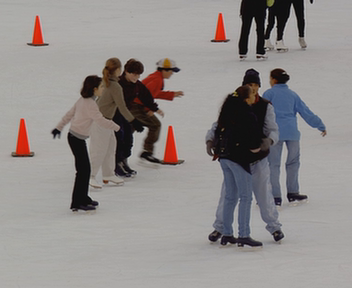
//> input picture testdata/images/001.png, 352 x 288 px
$ ./sift_keypoint_matching ../testdata/images/001.png ../testdata/images/002.png   (built with g++ and OpenCV 4)
//> lines starting //> are read from the running program, lines starting //| are printed output that depends on the picture
### common/imgutils/combine.impl.hpp
//Image combination functions (template implementations)
// Andreas Unterweger, 2016-2022
//This code is licensed under the 3-Clause BSD License. See LICENSE file for details.

#include "common.hpp"

//#include "combine.hpp"

namespace imgutils
{
  template<size_t N>
  cv::Mat CombineImages(const cv::Mat (&images)[N], const CombinationMode mode, const unsigned int border_size) //Comfort version for initializer lists (no need to explicitly specify N)
  {
	  return CombineImages(N, images, mode, border_size);
  }
}

### common/imgutils/combine.hpp
//Image combination functions (header)
// Andreas Unterweger, 2016-2018
//This code is licensed under the 3-Clause BSD License. See LICENSE file for details.

#pragma once

#include <cstddef>

#include <opencv2/core.hpp>

namespace imgutils
{
  using namespace std;

  using namespace cv;

  //Position of combined images
  enum CombinationMode { Horizontal, Vertical };

  //Method to convert difference images
  enum DifferenceConversionMode
  {
    Offset, //Adds 128 to the difference, clipping values below -128 and above 127, respectively
    Absolute, //Calculates absolute differences, i.e., without a sign
    Color //Converts positive differences to red values and negative differences to blue values
  };

  //Concatenates N images (of potentially different sizes and color spaces) horizontally or vertically with black borders between them. If the images differ in size, they are border-filled to the largest width and height across all images.
  template<size_t N>
  Mat CombineImages(const Mat (&images)[N], const CombinationMode mode, const unsigned int border_size = 3);

  //Concatenates N images (of potentially different sizes and color spaces) horizontally or vertically with black borders between them. If the images differ in size, they are border-filled to the largest width and height across all images.
  Mat CombineImages(const size_t N, const Mat images[], const CombinationMode mode, const unsigned int border_size);

  //Subtracts two (unsigned) 8-bit images from one another and returns a (signed) 16-bit difference image
  Mat SubtractImages(const Mat &image1, const Mat &image2);

  //Converts a difference image (with one channel of signed 16-bit values) to illustrate it as an unsigned 8-bit image, e.g., with imshow
  Mat ConvertDifferenceImage(const Mat &difference_image, DifferenceConversionMode mode = Color);
}

#include "combine.impl.hpp"

### common/imgutils/combine.cpp
//Image combination functions
// Andreas Unterweger, 2016-2022
//This code is licensed under the 3-Clause BSD License. See LICENSE file for details.

#include <algorithm>
#include <vector>

#include <opencv2/imgproc.hpp>

#include "common.hpp"
#include "combine.hpp"

namespace imgutils
{
  cv::Mat CombineImages(const size_t N, const cv::Mat images[], const CombinationMode mode, const unsigned int border_size)
  {
    assert(N > 1);
    assert(mode == CombinationMode::Horizontal || mode == CombinationMode::Vertical);
    const bool horizontal = mode == CombinationMode::Horizontal;
    assert(border_size != 0);
    bool grayscale = true; //Assume gray-scale images
    cv::Size max_size(0, 0);
    for (size_t i = 0; i < N; i++)
    {
      auto &image = images[i];
      assert(image.type() == CV_8UC1 || image.type() == CV_8UC3);
      if (grayscale && image.type() == CV_8UC3) //If at least one image uses a format which supports colors, all others will be converted later
        grayscale = false;
      max_size.width = std::max(image.cols, max_size.width); //Use the largest image dimension
      max_size.height = std::max(image.rows, max_size.height);
    }
    const cv::Mat black_bar(horizontal ? max_size.height : border_size, horizontal ? border_size : max_size.width, grayscale ? CV_8UC1 : CV_8UC3, grayscale ? cv::Scalar(0) : cv::Scalar(0, 0, 0));
    std::vector<cv::Mat> image_parts(2 * N - 1);
    for (size_t i = 0; i < N; i++)
    {
      cv::Mat current_image(images[i]);
      if (!grayscale && current_image.type() == CV_8UC1) //Image needs to be converted into a format which supports colors
      {
        cv::Mat new_image;
        cv::cvtColor(current_image, new_image, cv::COLOR_GRAY2BGR);
        current_image = new_image;
      }
      if (current_image.size() != max_size) //Image needs to be resized
      {
        cv::Mat new_image(max_size, grayscale ? CV_8UC1 : CV_8UC3, grayscale ? cv::Scalar(0) : cv::Scalar(0, 0, 0));
        current_image.copyTo(new_image(cv::Rect(cv::Point(), current_image.size()))); //Copy old image into top-left corner of new image
        current_image = new_image;
      }
      image_parts[2 * i] = current_image;
      if (i != N - 1) //No black bar after last image
        image_parts[2 * i + 1] = black_bar;
    }
    cv::Mat combined_image;
    /*constexpr auto horizontal_combination_function = static_cast<void (*)(const cv::Mat*, size_t, cv::OutputArray)>(cv::hconcat);
    constexpr auto vertical_combination_function = static_cast<void (*)(const cv::Mat*, size_t, cv::OutputArray)>(cv::vconcat);
    (horizontal ? horizontal_combination_function : vertical_combination_function)(image_parts.data(), image_parts.size(), combined_image);*/
    if (horizontal)
      cv::hconcat(image_parts.data(), image_parts.size(), combined_image);
    else
      cv::vconcat(image_parts.data(), image_parts.size(), combined_image);
    return combined_image;
  }

  // [50 lines left out: functions SubtractImages, ConvertDifferenceImage, not called in this run]
}

### feature_detection/sift_keypoint_matching.cpp
//Illustration of SIFT keypoint matching
// Andreas Unterweger, 2017-2022
//This code is licensed under the 3-Clause BSD License. See LICENSE file for details.

#include <iostream>
#include <vector>

#include <opencv2/core.hpp>
#include <opencv2/highgui.hpp>
#include <opencv2/features2d.hpp>

#include "combine.hpp"

struct match_data
{
  const cv::Mat first_image;
  const std::vector<cv::KeyPoint> first_keypoints;
  const cv::Mat second_image;
  const std::vector<cv::KeyPoint> second_keypoints;
  const std::vector<cv::DMatch> matches;

  const std::string window_name;

  match_data(const cv::Mat &first_image, const std::vector<cv::KeyPoint> &first_keypoints, const cv::Mat &second_image, const std::vector<cv::KeyPoint> &second_keypoints, const std::vector<cv::DMatch> &matches, const std::string &window_name)
   : first_image(first_image), first_keypoints(first_keypoints), second_image(second_image), second_keypoints(second_keypoints), matches(matches),
     window_name(window_name) {}
};

static void DetectFeatures(const cv::Mat &image, std::vector<cv::KeyPoint> &keypoints)
{
  auto feature_detector = cv::SIFT::create();
  feature_detector->detect(image, keypoints);
}

static void ExtractDescriptors(const cv::Mat &image, std::vector<cv::KeyPoint> &keypoints, cv::Mat &descriptors)
{
  auto extractor = cv::SIFT::create();
  extractor->compute(image, keypoints, descriptors);
}

static void FilterMatches(const std::vector<std::vector<cv::DMatch>> matches, std::vector<cv::DMatch> &filtered_matches)
{
  const double second_to_first_match_distance_ratio = 0.8; //From Lowe's 2004 paper
  for (const auto &match : matches)
  {
    assert(match.size() == 2);
    if (match[0].distance < second_to_first_match_distance_ratio * match[1].distance) //Only keep "good" matches, i.e., those where the second candidate is significantly worse than the first
      filtered_matches.push_back(match[0]);
  }
}

static void MatchFeatures(const cv::Mat &first_descriptors, const cv::Mat &second_descriptors, std::vector<cv::DMatch> &filtered_matches)
{
  cv::BFMatcher matcher;
  std::vector<std::vector<cv::DMatch>> matches;
  matcher.knnMatch(first_descriptors, second_descriptors, matches, 2); //Find the two best matches
  FilterMatches(matches, filtered_matches);
}

static void GetMatches(const cv::Mat &first_image, std::vector<cv::KeyPoint> &first_keypoints, const cv::Mat &second_image, std::vector<cv::KeyPoint> &second_keypoints, std::vector<cv::DMatch> &matches)
{
  cv::Mat first_descriptors, second_descriptors;
  ExtractDescriptors(first_image, first_keypoints, first_descriptors);
  ExtractDescriptors(second_image, second_keypoints, second_descriptors);
  MatchFeatures(first_descriptors, second_descriptors, matches);
}

static cv::Mat DrawMatches(const cv::Mat &first_image, const std::vector<cv::KeyPoint> &first_keypoints, const cv::Mat &second_image, const std::vector<cv::KeyPoint> &second_keypoints, const std::vector<cv::DMatch> &matches)
{
  constexpr auto line_width = 3;
  cv::Mat match_image;
  drawMatches(first_image, first_keypoints, second_image, second_keypoints, matches, match_image, line_width, cv::Scalar::all(-1), cv::Scalar::all(-1), std::vector<char>(), cv::DrawMatchesFlags::DRAW_RICH_KEYPOINTS);
  return match_image;
}

static cv::Mat VisualizeMatches(const match_data &data, const std::vector<cv::DMatch> &matches)
{
  const cv::Mat match_image = DrawMatches(data.first_image, data.first_keypoints, data.second_image, data.second_keypoints, matches);
  return match_image;
}

static void ShowImages(const cv::Mat &first_image, const cv::Mat &second_image)
{
  constexpr auto window_name = "First and second image";
  cv::namedWindow(window_name, cv::WINDOW_GUI_NORMAL | cv::WINDOW_AUTOSIZE);
  cv::moveWindow(window_name, 0, 0);
  std::vector<cv::KeyPoint> first_keypoints, second_keypoints;
  DetectFeatures(first_image, first_keypoints);
  DetectFeatures(second_image, second_keypoints);
  std::vector<cv::DMatch> matches;
  GetMatches(first_image, first_keypoints, second_image, second_keypoints, matches);
  assert(matches.size() > 0);
  static match_data data(first_image, first_keypoints, second_image, second_keypoints, matches, window_name); //Make variable global so that it is not destroyed after the function returns (for the variable is needed later)
  constexpr auto trackbar_name = "Match index";
  cv::createTrackbar(trackbar_name, window_name, nullptr, matches.size(),
                     [](const int visible_match, void * const user_data)
                       {
                         auto &data = *(static_cast<const match_data*>(user_data));
                         const cv::Mat original_images = imgutils::CombineImages({data.first_image, data.second_image}, imgutils::CombinationMode::Horizontal);
                         assert(visible_match >= 0 && visible_match <= static_cast<int>(data.matches.size()));
                         const auto match_iterator = data.matches.begin() + visible_match - 1;
                         std::vector<cv::DMatch> single_match(match_iterator, match_iterator + 1);
                         const cv::Mat match_image = VisualizeMatches(data, single_match);
                         const cv::Mat combined_image = imgutils::CombineImages({original_images, match_image}, imgutils::CombinationMode::Vertical);
                         cv::imshow(window_name, combined_image);
                       }, static_cast<void*>(&data));

  cv::setTrackbarPos(trackbar_name, window_name, matches.size() - 1); //Implies cv::imshow with last match
}

int main(const int argc, const char * const argv[])
{
  if (argc != 3)
  {
    std::cout << "Illustrates how SIFT keypoints in two images can be matched." << std::endl;
    std::cout << "Usage: " << argv[0] << " <first image> <second image>" << std::endl;
    return 1;
  }
  const auto first_image_filename = argv[1];
  const cv::Mat first_image = cv::imread(first_image_filename);
//> first_image is the input picture: 288 rows x 352 cols, CV_8UC3; mean B, G, R 137, 138.3, 142.9
  if (first_image.empty())
  {
    std::cerr << "Could not read first image '" << first_image_filename << "'" << std::endl;
    return 2;
  }
  const auto second_image_filename = argv[2];
  const cv::Mat second_image = cv::imread(second_image_filename);
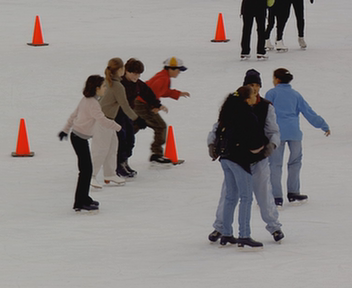
//> input picture testdata/images/002.png, 352 x 288 px
//> second_image is the input picture: 288 rows x 352 cols, CV_8UC3; mean B, G, R 137, 138.2, 142.7
  if (second_image.empty())
  {
    std::cerr << "Could not read second image '" << second_image_filename << "'" << std::endl;
    return 3;
  }
  ShowImages(first_image, second_image);
//> in DetectFeatures, `feature_detector->detect(image, keypoints);`: keypoints = 358 keypoints; strongest (x, y, size): (56, 132, 5.4), (279, 77, 10.8), (266, 27, 2), (81, 200, 15.7)
//> in ShowImages, `DetectFeatures(first_image, first_keypoints);`: first_keypoints has the same summary as keypoints in DetectFeatures
//> in DetectFeatures (call 2), `feature_detector->detect(image, keypoints);`: keypoints = 372 keypoints; strongest (x, y, size): (266, 23, 2.4), (282, 76, 11), (62, 135, 5), (275, 25, 2)
//> in ShowImages, `DetectFeatures(second_image, second_keypoints);`: second_keypoints has the same summary as keypoints in DetectFeatures
//> in MatchFeatures, `matcher.knnMatch(first_descriptors, second_descriptors, matches, 2);`: matches = 358 matches
//> after the loop in FilterMatches, `for (const auto &match : matches)`: filtered_matches = 205 matches
//> in CombineImages, `const bool horizontal = mode == CombinationMode::Horizontal;`: horizontal = true
//> after the loop in CombineImages, `for (size_t i = 0; i < N; i++)`: grayscale = false
//> in CombineImages, `cv::hconcat(image_parts.data(), image_parts.size(), combined_image);`:
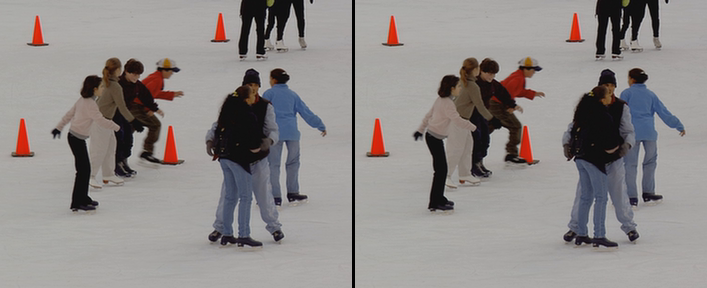
//> combined_image: 288 rows x 707 cols, CV_8UC3; mean B, G, R 136.4, 137.6, 142.2
//> in DrawMatches, `drawMatches(first_image, first_keypoints, second_image, second_keypoin..`:
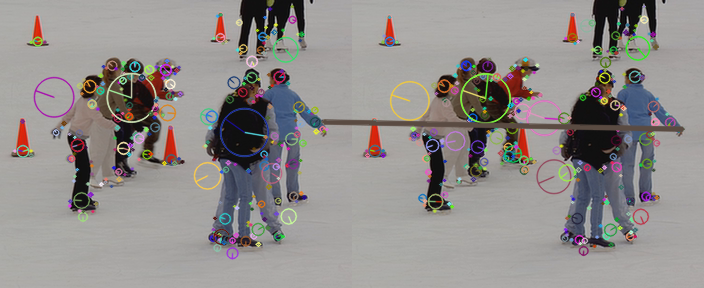
//> match_image: 288 rows x 704 cols, CV_8UC3; mean B, G, R 138.7, 140.5, 144.6
//> in VisualizeMatches, `const cv::Mat match_image = DrawMatches(data.first_image, data.first_k..`: data.first_keypoints = 358 keypoints; strongest (x, y, size): (56, 132, 5.4), (279, 77, 10.8), (266, 27, 2), (81, 200, 15.7); data.second_keypoints has the same summary as keypoints in DetectFeatures
//> call 2 of CombineImages, with border_size = 3
//> call 2 of CombineImages, with N = 2, border_size = 3
//> in CombineImages (call 2), `const bool horizontal = mode == CombinationMode::Horizontal;`: horizontal = false
//> the loop in CombineImages (call 2), `for (size_t i = 0; i < N; i++)` made 2 passes
//> pass 2, in CombineImages (call 2), `current_image = new_image;`:
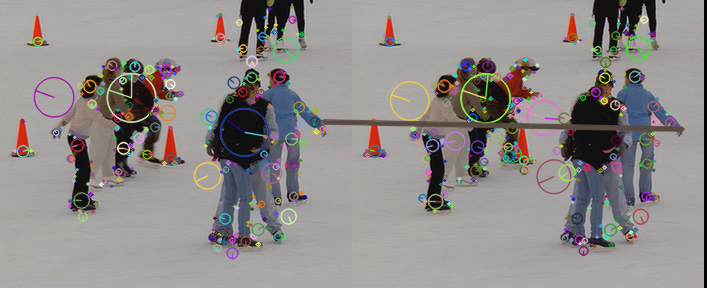
//> current_image: 288 rows x 707 cols, CV_8UC3; mean B, G, R 138.1, 139.9, 144
//> in CombineImages (call 2), `cv::vconcat(image_parts.data(), image_parts.size(), combined_image);`:
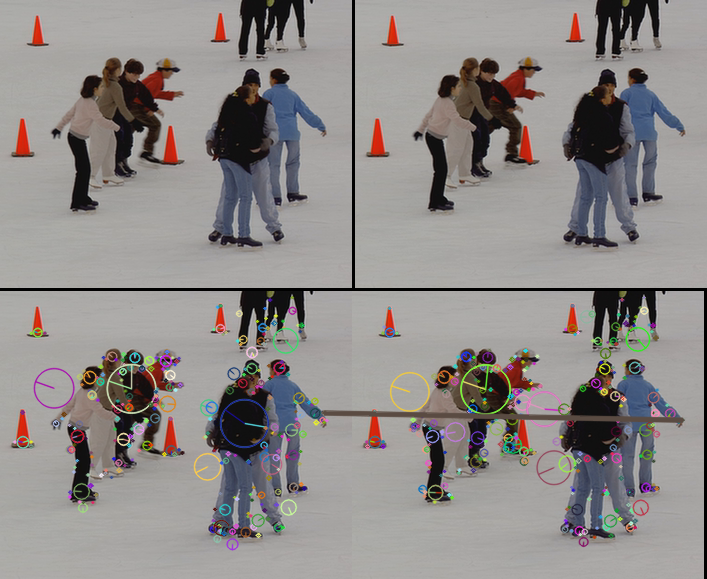
//> combined_image: 579 rows x 707 cols, CV_8UC3; mean B, G, R 136.6, 138.1, 142.4
  cv::waitKey(0);
  return 0;
}
